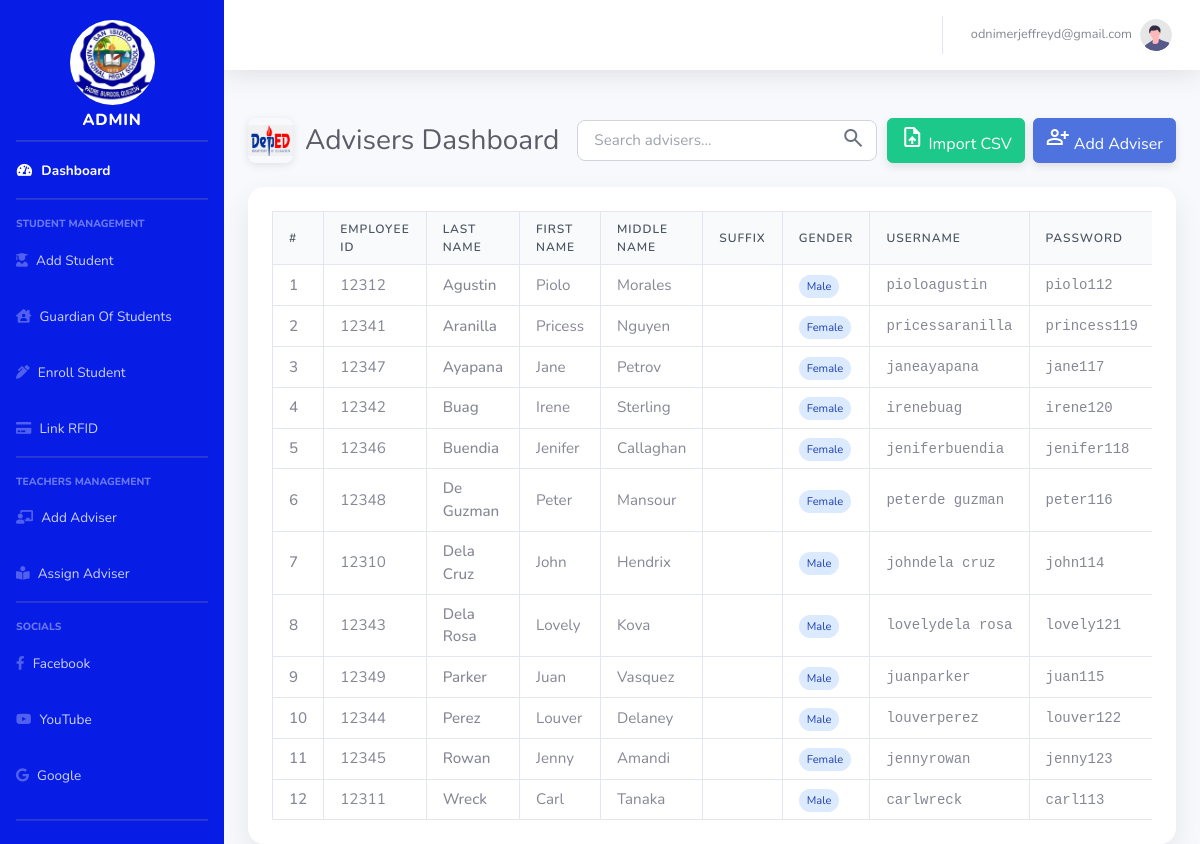
Screenshot of /add_adviser.php (signed in) with the database file from the repository.
### tables this page shows
CREATE TABLE `users` (
  `user_id` int(11) NOT NULL,
  `email` varchar(100) NOT NULL,
  `password` varchar(255) NOT NULL,
  `role` enum('admin','faculty') NOT NULL,
  `status` varchar(20) DEFAULT 'inactive'
);

CREATE TABLE `advisers` (
  `employee_id` int(20) NOT NULL,
  `lastname` varchar(50) DEFAULT NULL,
  `firstname` varchar(50) DEFAULT NULL,
  `middlename` varchar(50) DEFAULT NULL,
  `suffix` varchar(50) DEFAULT NULL,
  `gender` enum('male','female') DEFAULT NULL,
  `username` varchar(255) DEFAULT NULL,
  `pass` varchar(255) NOT NULL
);

### add_adviser.php (the view, shortened to what this page needs)
<?php
include 'conn.php';
$conn->set_charset("utf8");
$advisers_result = $conn->query("SELECT employee_id, lastname, firstname, middlename, suffix, gender, username, pass FROM advisers ORDER BY lastname, firstname");
?>
<!DOCTYPE html>
<html lang="en">
<head>
    <link href="vendor/fontawesome-free/css/all.min.css" rel="stylesheet" type="text/css">
    <link href="css/sb-admin-2.min.css" rel="stylesheet">
    <link href="https://cdn.jsdelivr.net/npm/bootstrap@5.3.0-alpha1/dist/css/bootstrap.min.css" rel="stylesheet">
    <script src="https://cdn.tailwindcss.com"></script>
</head>
<body id="page-top">
    <?php include 'nav.php'; ?>
    <div id="wrapper">
        <div id="content-wrapper" class="d-flex flex-column">
            <div id="content">
                <div class="container-fluid">
                    <div class="d-flex justify-content-between align-items-center mb-4 mt-4">
                        <div class="page-title-with-logo">
                            <img src="img/depedlogo.jpg" alt="Adviser Logo" class="page-logo">
                            <h2 class="h3 mb-0 text-gray-800">Advisers Dashboard</h2>
                        </div>
                        <div class="d-flex align-items-center">
                            <div class="search-box">
                                <input type="text" id="searchAdviser" placeholder="Search advisers..." autocomplete="off">
                                <span class="search-icon">
                                </span>
                            </div>
                            <button type="button" class="btn btn-success me-2" data-bs-toggle="modal" data-bs-target="#importModal" style="box-shadow: 0 4px 8px rgba(0,0,0,0.1);">
                                <span class="material-symbols-outlined">upload_file</span> Import CSV
                            </button>
                            <button type="button" class="btn btn-primary" data-bs-toggle="modal" data-bs-target="#addAdviserModal" style="box-shadow: 0 4px 8px rgba(0,0,0,0.1);">
                                <span class="material-symbols-outlined">person_add</span> Add Adviser
                            </button>
                        </div>
                    </div>
                    <div class="table-card">
                        <div class="table-responsive-custom">
                            <table class="custom-table">
                                <thead class="bg-gray-200 font-semibold">
                                    <tr>
                                        <th class="border px-3 py-2">#</th>
                                        <th class="border px-3 py-2">Employee ID</th>
                                        <th class="border px-3 py-2">Last Name</th>
                                        <th class="border px-3 py-2">First Name</th>
                                        <th class="border px-3 py-2">Middle Name</th>
                                        <th class="border px-3 py-2">Suffix</th>
                                        <th class="border px-3 py-2">Gender</th>
                                        <th class="border px-3 py-2">Username</th>
                                        <th class="border px-3 py-2">Password</th>
                                    </tr>
                                </thead>
                                <tbody>
                                    <?php
                                    $counter = 1;
                                    if ($advisers_result && $advisers_result->num_rows > 0):
                                        while ($row = $advisers_result->fetch_assoc()):
                                    ?>
                                    <tr>
                                        <td class="border px-3 py-2 font-medium"><?= $counter++ ?></td>
                                        <td class="border px-3 py-2"><?= htmlspecialchars($row['employee_id']) ?></td>
                                        <td class="border px-3 py-2 font-medium"><?= htmlspecialchars($row['lastname']) ?></td>
                                        <td class="border px-3 py-2"><?= htmlspecialchars($row['firstname']) ?></td>
                                        <td class="border px-3 py-2"><?= htmlspecialchars($row['middlename']) ?></td>
                                        <td class="border px-3 py-2"><?= htmlspecialchars($row['suffix']) ?></td>
                                        <td class="border px-3 py-2">
                                            <span class="px-2 py-1 bg-blue-100 text-blue-800 text-xs rounded-full"><?= ucfirst($row['gender']) ?></span>
                                        </td>
                                        <td class="border px-3 py-2 font-mono text-sm"><?= htmlspecialchars($row['username']) ?></td>
                                        <td class="border px-3 py-2 font-mono text-sm">
                                            <?= htmlspecialchars($row['pass']) ?>
                                        </td>
                                    </tr>
                                    <?php endwhile; ?>
                                    <?php endif; ?>
                                </tbody>
                            </table>
                        </div>
                    </div>
                </div>
            </div>
        </div>
    </div>
</body>
</html>

### nav.php (shortened to what this page needs)
<?php
include 'conn.php';
$email = $_SESSION['email'];
$sql = "SELECT * FROM users WHERE email = ?";
$stmt = $conn->prepare($sql);
$stmt->bind_param("s", $email);
$stmt->execute();
$result = $stmt->get_result();
$user = $result->fetch_assoc();
?>
<!DOCTYPE html>
<html lang="en">
<head>
    <link href="https://cdn.jsdelivr.net/npm/bootstrap@5.1.3/dist/css/bootstrap.min.css" rel="stylesheet">
    <link rel="stylesheet" href="https://cdnjs.cloudflare.com/ajax/libs/font-awesome/5.15.4/css/all.min.css">
    <link href="css/sb-admin-2.min.css" rel="stylesheet">
</head>
<body id="page-top">
<div id="wrapper">
    <ul class="navbar-nav bg-bg-maroon sidebar sidebar-dark accordion" id="accordionSidebar" style="background-color:rgb(7, 29, 230);">
        <a class="sidebar-brand d-flex align-items-center justify-content-center">
            <div class="d-flex align-items-center mb-3">
                <img src="img/logo.jpg" alt="Admin Profile Picture" class="rounded-circle"
                     style="width: 95px; height: 95px; object-fit: fit; border-radius: 50%; padding: 5px; margin-top: 70px;">
            </div>
            <div class="strong">
            <div class="sidebar-brand-text mx-3" style="margin-top: 30px">Admin <sup></sup></div>
        </a>
        <hr class="sidebar-divider my-0">
        <li class="nav-item active">
            <a class="nav-link" href="admin_dashboard.php">
                <i class="fas fa-fw fa-tachometer-alt"></i>
                <span>Dashboard</span></a>
        </li>
        <hr class="sidebar-divider">
        <div class="sidebar-heading">
            Student Management
        </div>
        <li class="nav-item" >
            <a class="nav-link" href="students_list.php">
                <i class="fa fa-user-graduate" ></i>
                <span >Add Student</span></a>
        </li>
        <li class="nav-item">
            <a class="nav-link" href="guardian.php">
                <i class="fa fa-house-user"></i>
                <span>Guardian Of Students</span>
            </a>
        </li>
        <li class="nav-item" >
            <a class="nav-link" href="enrollment.php">
                <i class="fa fa-pen-alt" ></i>
                <span >Enroll Student</span></a>
        </li>
        <li class="nav-item" >
            <a class="nav-link" href="link_rfid.php">
                <i class="fa fa-credit-card" ></i>
                <span >Link RFID</span></a>
        </li>
        <hr class="sidebar-divider">
        <div class="sidebar-heading">
            Teachers Management
        </div>
        <li class="nav-item" >
            <a class="nav-link" href="add_adviser.php">
                <i class="fa fa-chalkboard-teacher" ></i>
                <span >Add Adviser</span></a>
        </li>
        <li class="nav-item" >
            <a class="nav-link" href="section_student.php">
                <i class="fa fa-book-reader" ></i>
                <span >Assign Adviser</span></a>
        </li>
         <hr class="sidebar-divider">
         <div class="sidebar-heading">
                Socials
            </div>
            <div class="social-links">
                <li class="nav-item">
                    <a class="nav-link facebook-link" href="https://web.facebook.com/DepEdTayoSINHS301394.official/?_rdc=1&_rdr#" target="_blank">
                        <i class="fab fa-facebook-f"></i>
                        <span>Facebook</span>
                    </a>
                </li>
                <li class="nav-item">
                    <a class="nav-link youtube-link" href="https://www.youtube.com/channel/UCDw3mhzSTm_NFk_2dFbhBKg" target="_blank">
                        <i class="fab fa-youtube"></i>
                        <span>YouTube</span>
                    </a>
                </li>
                <li class="nav-item">
                    <a class="nav-link google-link" href="https://ph.search.yahoo.com/search;_ylt=Awrx.tEep2doLwIAgj6zRwx.;_ylc=X1MDMjExNDczNDAwMwRfcgMyBGZyA21j
                    YWZlZQRmcjIDc2ItdG9wBGdwcmlkAwRuX3JzbHQDMARuX3N1Z2cDMARvcmlnaW4DcGguc2VhcmNoLnlhaG9vLmNvbQRwb3MDMARwcXN0cgMEcHFzdHJsAzAEcXN0cmwDNTEEcXVlcnkD
                    c2FuJTIwaXNpZHJvJTIwbmF0aW9uYWwlMjBoaWdoJTIwc2Nob29sJTIwcGFkcmUlMjBidXJnb3MlMjBxdWV6b24EdF9zdG1wAzE3NTE2MjM0NzM-?p=san+isidro+national+high+
                    school+padre+burgos+quezon&fr=mcafee&type=E211PH1589G0&fr2=sb-top" target="_blank">
                        <i class="fab fa-google"></i>
                        <span>Google</span>
                    </a>
                </li>
            </div>
            <hr class="sidebar-divider d-none d-md-block">
    </ul>
    <div id="content-wrapper" class="d-flex flex-column">
        <div id="content">
            <nav class="navbar navbar-expand navbar-light bg-white topbar mb-4 static-top shadow">
                <ul class="navbar-nav ml-auto">
                    <li class="nav-item">
                        <span class="nav-link">
                            <span class="mr-2 d-none d-lg-inline text-gray-600 small">
                                <?php echo htmlspecialchars($user['email']); ?>
                            </span>
                            <img class="img-profile rounded-circle" src="img/profile.svg">
                        </span>
                    </li>
                </ul>
            </nav>

### add_adviser.php (style rules this page uses)
.table-card { background: #fff; border-radius: 16px; padding: 1.5rem; width: 100%; box-shadow: 0 12px 30px rgba(15,23,42,0.08); }
.table-responsive-custom { overflow-x: auto; }
.custom-table { width: 100%; border-collapse: collapse; font-size: 0.95rem; }
.custom-table thead th { text-align: left; font-weight: 600; text-transform: uppercase; font-size: 0.75rem; letter-spacing: 0.08em; color: #4b5563; padding: 0.75rem 1rem; border-bottom: 1px solid #e5e7eb; background-color: #f9fafb; }
.custom-table tbody td { padding: 0.85rem 1rem; border-bottom: 1px solid #f1f5f9; vertical-align: middle; }
.search-box { position: relative; display: inline-block; margin-right: 10px; }
.search-box input { padding: 0.5rem 2.5rem 0.5rem 1rem; border: 1px solid #d1d5db; border-radius: 8px; width: 300px; font-size: 0.95rem; transition: all 0.3s ease; }
.search-box .search-icon { position: absolute; right: 0.75rem; top: 50%; transform: translateY(-50%); color: #6b7280; pointer-events: none; }
.page-title-with-logo { display: flex; align-items: center; gap: 12px; }
.page-logo { width: 45px; height: 45px; object-fit: contain; border-radius: 8px; box-shadow: 0 2px 8px rgba(0,0,0,0.1); }
.btn-primary { box-shadow: 0 4px 8px rgba(0,0,0,0.1); border-radius: 15px; }

### rows the page displays
users: email "odnimerjeffreyd@gmail.com"
advisers: employee_id "12312", lastname "Agustin", firstname "Piolo", middlename "Morales", gender "Male", username "pioloagustin", pass "piolo112"
advisers: employee_id "12341", lastname "Aranilla", firstname "Pricess", middlename "Nguyen", gender "Female", username "pricessaranilla", pass "princess119"
advisers: employee_id "12347", lastname "Ayapana", firstname "Jane", middlename "Petrov", gender "Female", username "janeayapana", pass "jane117"
advisers: employee_id "12342", lastname "Buag", firstname "Irene", middlename "Sterling", gender "Female", username "irenebuag", pass "irene120"
advisers: employee_id "12346", lastname "Buendia", firstname "Jenifer", middlename "Callaghan", gender "Female", username "jeniferbuendia", pass "jenifer118"
advisers: employee_id "12348", lastname "De Guzman", firstname "Peter", middlename "Mansour", gender "Female", username "peterde guzman", pass "peter116"
advisers: employee_id "12310", lastname "Dela Cruz", firstname "John", middlename "Hendrix", gender "Male", username "johndela cruz", pass "john114"
advisers: employee_id "12343", lastname "Dela Rosa", firstname "Lovely", middlename "Kova", gender "Male", username "lovelydela rosa", pass "lovely121"
advisers: employee_id "12349", lastname "Parker", firstname "Juan", middlename "Vasquez", gender "Male", username "juanparker", pass "juan115"
advisers: employee_id "12344", lastname "Perez", firstname "Louver", middlename "Delaney", gender "Male", username "louverperez", pass "louver122"
advisers: employee_id "12345", lastname "Rowan", firstname "Jenny", middlename "Amandi", gender "Female", username "jennyrowan", pass "jenny123"
advisers: employee_id "12311", lastname "Wreck", firstname "Carl", middlename "Tanaka", gender "Male", username "carlwreck", pass "carl113"
